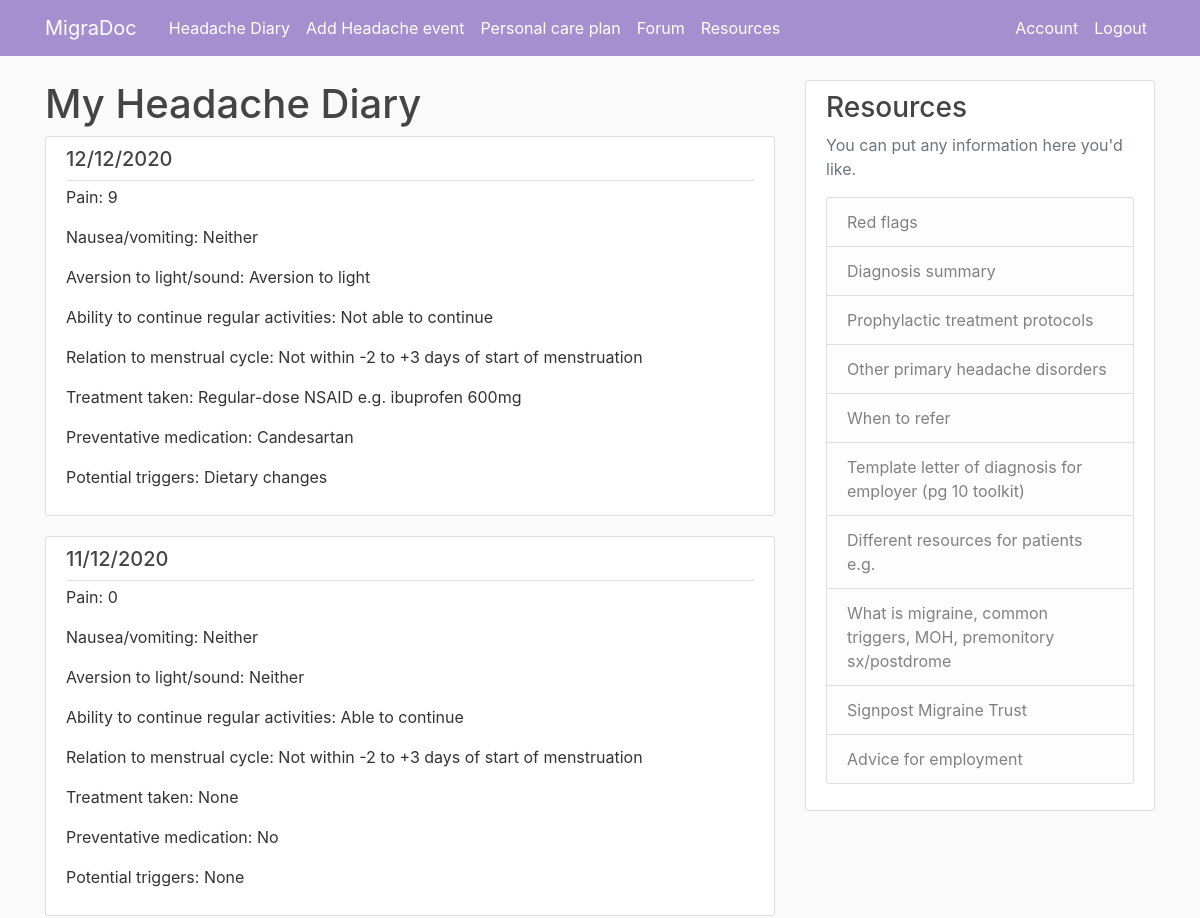
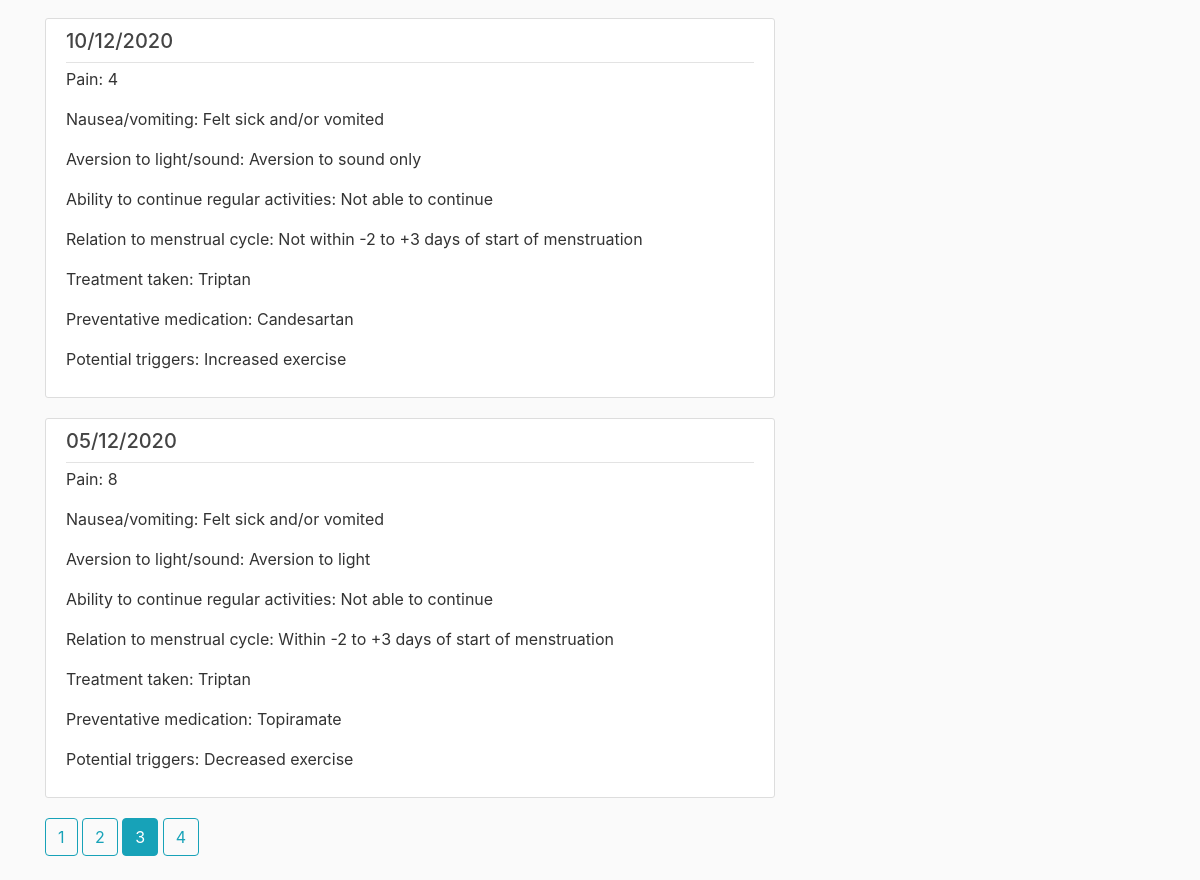
/headachediary?page=3 (signed in), run on the app's committed database (2 pictures, top to bottom).
### md_app/models.py (models this page shows, shortened)
class HeadacheEvent(db.Model):
    id = db.Column(db.Integer, primary_key=True)
    date = db.Column(db.DateTime, nullable=False, default=date.today)
    pain = db.Column(db.Integer, nullable=False)
    nv = db.Column(db.String, nullable=False)
    phonophoto = db.Column(db.String, nullable=False)
    adls = db.Column(db.String, nullable=False, default="Able to continue with activities")
    period = db.Column(db.String, nullable=True, default="Not within -2 to +3 days of start of period")
    acutetx = db.Column(db.String, nullable=False)
    prophylactic = db.Column(db.String, nullable=False, default=0)
    prophylacticDose = db.Column(db.Integer, nullable=True)
    triggers = db.Column(db.Integer, nullable=False)
    user_id = db.Column(db.Integer, db.ForeignKey('user.id'), nullable=False)

### md_app/events/routes.py (the view)
@events.route("/headachediary", methods=['GET', 'POST'])
@login_required
def headache_diary():
    page = request.args.get('page', 1, type=int)
    events = HeadacheEvent.query.filter_by(user_id=current_user.id).order_by(HeadacheEvent.date.desc()).paginate(page=page, per_page=4)
    return render_template('headachediary.html', events=events)

### md_app/models.py (called while the page is built)
@login_manager.user_loader
def load_user(user_id):
    return User.query.get(int(user_id))

### md_app/templates/headachediary.html
{% extends "layout.html" %}
{% block content %}
<h1>My Headache Diary</h1>
    {% for event in events.items %}
        <article class="media content-section">
              <div class="media-body">
                    <div class="article-metadata">
                          <h5><a class="article-title" href="{{ url_for('events.event', event_id=event.id) }}">{{ event.date.strftime('%d/%m/%Y') }}</a></h5>
                    </div>
              <p class="article-content"> Pain: {{ event.pain }}</p>
              <p class="article-content"> Nausea/vomiting: {{ event.nv }}</p>
              <p class="article-content"> Aversion to light/sound: {{ event.phonophoto }}</p>
              <p class="article-content"> Ability to continue regular activities: {{ event.adls }}</p>
              <p class="article-content"> Relation to menstrual cycle: {{ event.period }}</p>
              <p class="article-content"> Treatment taken: {{ event.acutetx }}</p>
              <p class="article-content"> Preventative medication: {{ event.prophylactic }}</p>
              <p class="article-content"> Potential triggers: {{ event.triggers }}</p>
              </div>
        </article>
    {% endfor %}
    {% for page_num in events.iter_pages(left_edge=1, right_edge=1, left_current=1, right_current=2) %}
        {% if page_num %}
            {% if events.page == page_num %}
                <a class="btn btn-info mb-4" href="{{ url_for('events.headache_diary', page=page_num) }}">{{ page_num }}</a>
            {% else %}
                <a class="btn btn-outline-info mb-4" href="{{ url_for('events.headache_diary', page=page_num) }}">{{ page_num }}</a>
            {% endif %}
        {% else %}
        ...
        {% endif %}
    {% endfor %}
{% endblock content %}

### md_app/templates/layout.html (style rules this page uses)
body { background: #fafafa; color: #333333; margin-top: 5rem; }
h1, h2, h3, h4, h5, h6 { color: #444444; }
.content-section { background: #ffffff; padding: 10px 20px; border: 1px solid #dddddd; border-radius: 3px; margin-bottom: 20px; }
.article-title { color: #444444; }
.article-content { white-space: pre-line; }
.article-metadata { padding-bottom: 1px; margin-bottom: 4px; border-bottom: 1px solid #e3e3e3 }

### data on the page
HeadacheEvent: date "12/12/2020", pain "9", nv "Neither", phonophoto "Aversion to light", adls "Not able to continue", period "Not within -2 to +3 days of start of menstruation", acutetx "Regular-dose NSAID e.g. ibuprofen 600mg", prophylactic "Candesartan", triggers "Dietary changes"
HeadacheEvent: date "11/12/2020", pain "0", nv "Neither", phonophoto "Neither", adls "Able to continue", period "Not within -2 to +3 days of start of menstruation", acutetx "None", prophylactic "No", triggers "None"
HeadacheEvent: date "10/12/2020", pain "4", nv "Felt sick and/or vomited", phonophoto "Aversion to sound only", adls "Not able to continue", period "Not within -2 to +3 days of start of menstruation", acutetx "Triptan", prophylactic "Candesartan", triggers "Increased exercise"
HeadacheEvent: date "05/12/2020", pain "8", nv "Felt sick and/or vomited", phonophoto "Aversion to light", adls "Not able to continue", period "Within -2 to +3 days of start of menstruation", acutetx "Triptan", prophylactic "Topiramate", triggers "Decreased exercise"

### other printed values
{{ page_num }} "1" "2" "4"
{{ page_num }} "3"
